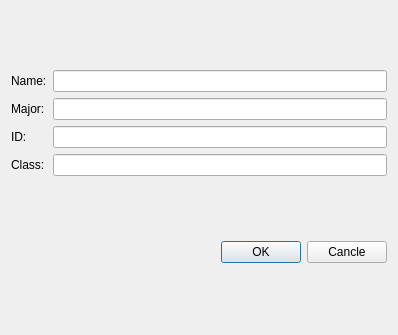
<?xml version="1.0" encoding="UTF-8"?>
<ui version="4.0">
 <class>StudentDialog</class>
 <widget class="QDialog" name="StudentDialog">
  <property name="geometry">
   <rect>
    <x>0</x>
    <y>0</y>
    <width>398</width>
    <height>335</height>
   </rect>
  </property>
  <property name="windowTitle">
   <string>Dialog</string>
  </property>
  <layout class="QVBoxLayout" name="verticalLayout_3">
   <item>
    <layout class="QHBoxLayout" name="horizontalLayout">
     <item>
      <layout class="QVBoxLayout" name="verticalLayout">
       <item>
        <widget class="QLabel" name="label">
         <property name="text">
          <string>Name:</string>
         </property>
        </widget>
       </item>
       <item>
        <widget class="QLabel" name="label_2">
         <property name="text">
          <string>Major:</string>
         </property>
        </widget>
       </item>
       <item>
        <widget class="QLabel" name="label_3">
         <property name="text">
          <string>ID:</string>
         </property>
        </widget>
       </item>
       <item>
        <widget class="QLabel" name="label_4">
         <property name="text">
          <string>Class:</string>
         </property>
        </widget>
       </item>
      </layout>
     </item>
     <item>
      <layout class="QVBoxLayout" name="verticalLayout_2">
       <item>
        <widget class="QLineEdit" name="name"/>
       </item>
       <item>
        <widget class="QLineEdit" name="major"/>
       </item>
       <item>
        <widget class="QLineEdit" name="id"/>
       </item>
       <item>
        <widget class="QLineEdit" name="class_2"/>
       </item>
      </layout>
     </item>
    </layout>
   </item>
   <item>
    <layout class="QHBoxLayout" name="horizontalLayout_2">
     <item>
      <spacer name="horizontalSpacer">
       <property name="orientation">
        <enum>Qt::Horizontal</enum>
       </property>
       <property name="sizeHint" stdset="0">
        <size>
         <width>88</width>
         <height>20</height>
        </size>
       </property>
      </spacer>
     </item>
     <item>
      <widget class="QPushButton" name="pushButton">
       <property name="text">
        <string>OK</string>
       </property>
      </widget>
     </item>
     <item>
      <widget class="QPushButton" name="pushButton_2">
       <property name="text">
        <string>Cancle</string>
       </property>
      </widget>
     </item>
    </layout>
   </item>
  </layout>
 </widget>
 <resources/>
 <connections/>
</ui>
